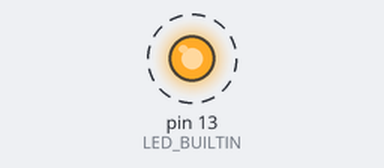
Bench run of a sketch on a simulated Arduino Uno, built with avr-gcc and run on an emulated ATmega328P. Parts: output pins drawn as LEDs (lit = HIGH). Dashed ring = blinking. What the sketch prints to the serial monitor is not drawn.

Above: at 0.5 s.
Timing chart, 0 to 4.6 s (numbered marks = the images above):
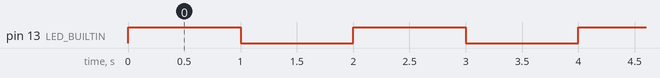

Measured:
- by itself, pin 13 (LED_BUILTIN): alternates HIGH for 1.0 s and LOW for 1.0 s

The sketch:

sketch_aug04a.ino
```cpp
// C++ code
//
void setup()
{
  pinMode(LED_BUILTIN, OUTPUT);
  Serial.begin(9600);
  Serial.println("Sistema Iniciado!");
}

void loop()
{
  digitalWrite(LED_BUILTIN, HIGH);
  Serial.println("Led Ligado!!");
  delay(1000); // Wait for 1000 millisecond(s)
  digitalWrite(LED_BUILTIN, LOW);
  Serial.println("Led Desligado!!");
  delay(1000); // Wait for 1000 millisecond(s)
}
```
